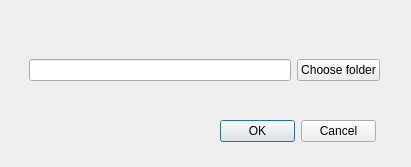
<?xml version="1.0" encoding="UTF-8"?>
<ui version="4.0">
 <class>UpdateOtherGolemsDialog</class>
 <widget class="QDialog" name="UpdateOtherGolemsDialog">
  <property name="windowModality">
   <enum>Qt::WindowModal</enum>
  </property>
  <property name="geometry">
   <rect>
    <x>0</x>
    <y>0</y>
    <width>411</width>
    <height>167</height>
   </rect>
  </property>
  <property name="sizePolicy">
   <sizepolicy hsizetype="Fixed" vsizetype="Fixed">
    <horstretch>0</horstretch>
    <verstretch>0</verstretch>
   </sizepolicy>
  </property>
  <property name="windowTitle">
   <string>Define New Task</string>
  </property>
  <widget class="QDialogButtonBox" name="buttonBox">
   <property name="geometry">
    <rect>
     <x>220</x>
     <y>120</y>
     <width>156</width>
     <height>23</height>
    </rect>
   </property>
   <property name="locale">
    <locale language="English" country="UnitedStates"/>
   </property>
   <property name="standardButtons">
    <set>QDialogButtonBox::Cancel|QDialogButtonBox::Ok</set>
   </property>
  </widget>
  <widget class="QWidget" name="horizontalLayoutWidget">
   <property name="geometry">
    <rect>
     <x>29</x>
     <y>30</y>
     <width>351</width>
     <height>80</height>
    </rect>
   </property>
   <layout class="QHBoxLayout" name="horizontalLayout">
    <item>
     <widget class="QLineEdit" name="srcDirLineEdit"/>
    </item>
    <item>
     <widget class="QPushButton" name="folderButton">
      <property name="text">
       <string>Choose folder</string>
      </property>
     </widget>
    </item>
   </layout>
  </widget>
 </widget>
 <resources/>
 <connections/>
</ui>
